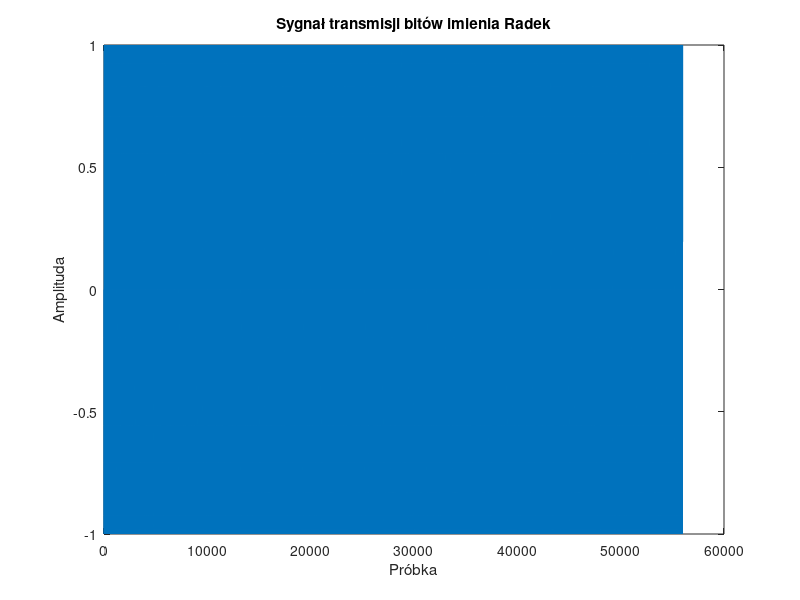

The MATLAB script that drew this image:
fpr=16000;
T=0.1;
fc=500;

dt=1/fpr;

t=0:dt:T-dt;

signal=[];

imie='Radek';
imied=double(imie);
imiebin=dec2bin(imied);

ciag = reshape(imiebin.', 1, []); %zamieniam macierz imiebin na ciag 
% (1- jeden wiersz, []- tyle kolunm ile potrzeba- oblicza matlab

for bit = ciag
    if bit == '0'
        signal = [signal, sin(2 * pi * fc * t)];
    else
        signal = [signal, -sin(2 * pi * fc * t)];
    end
end

% Rysowanie sygnału
plot(signal);
title('Sygnał transmisji bitów imienia Radek');
xlabel('Próbka');
ylabel('Amplituda');

% Odsłuchanie sygnału w różnych częstotliwościach próbkowania
soundsc(signal, 8000);
pause(1.5);
soundsc(signal, 16000);
pause(1.5);
soundsc(signal, 24000);
pause(1.5);
soundsc(signal, 32000);
pause(1.5);
soundsc(signal, 48000);


